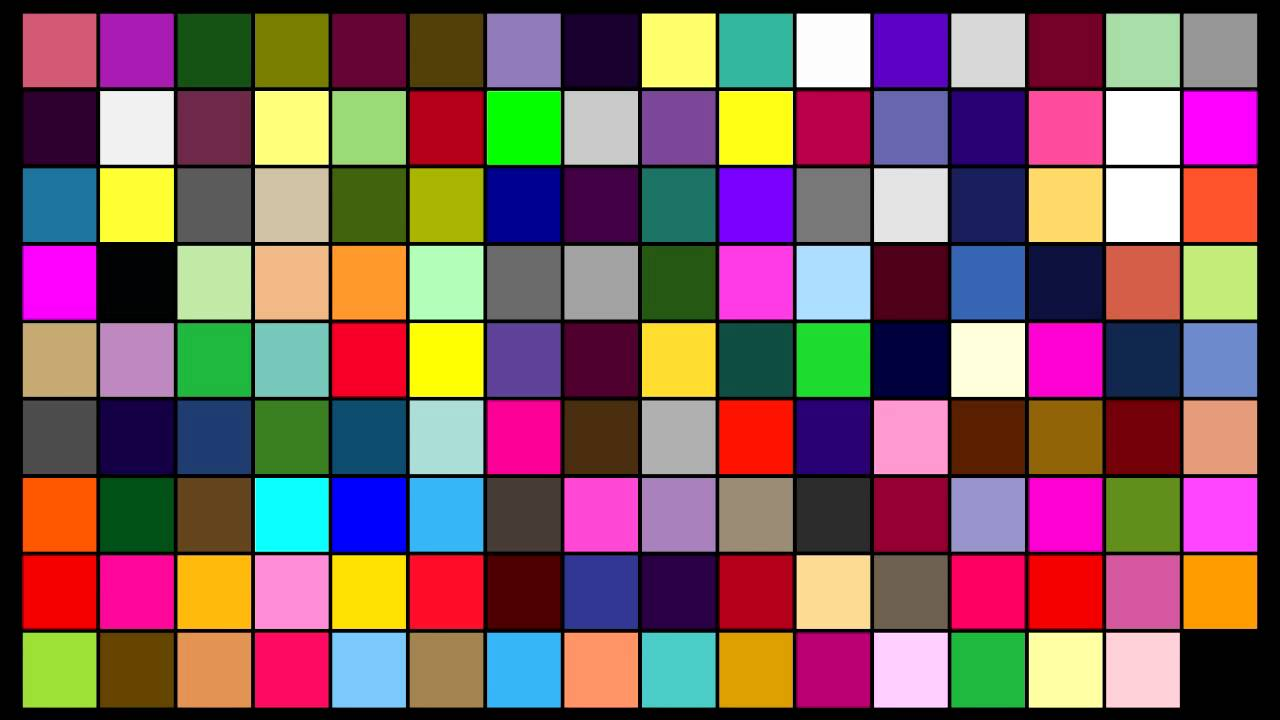
#> input picture image.jpg, 1280 x 720 px, given in place of the camera
$ python ObjectTracking.py
#> lines starting #> are read from the running program, lines starting #| are printed output that depends on the picture; after the words box and inside, x2 and y2 are one past the last pixel; in counts of white or black regions, pixels touching at a corner belong together
import cv2
import numpy as np

cap = cv2.VideoCapture(0)

while(1):

    # Take each frame
    _, frame = cap.read()
#> frame is the input picture: shape (720, 1280, 3); mean B, G, R 96.9, 94.2, 126.8

    # Convert BGR to HSV
    hsv = cv2.cvtColor(frame, cv2.COLOR_BGR2HSV)
#> hsv: shape (720, 1280, 3); mean H, S, V 79.8, 170.3, 155.6

    # define range of blue color in HSV
    lower_blue = np.array([110,50,50])
    upper_blue = np.array([130,255,255])

    # Threshold the HSV image to get only blue colors
    mask = cv2.inRange(hsv, lower_blue, upper_blue)
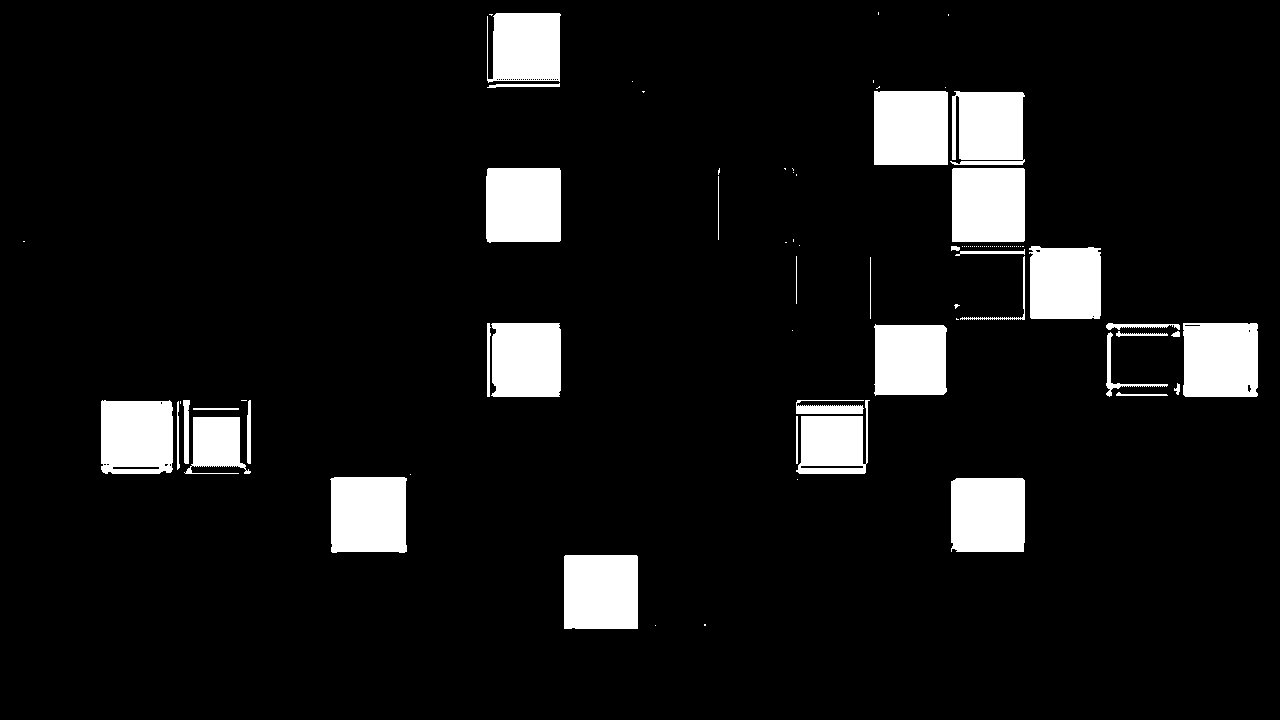
#> mask: shape (720, 1280); 8.5% white; 92 white regions (57 under 20 px), largest, box (x1, y1, x2, y2) and area: (330, 477, 407, 553) 5640, (486, 168, 561, 243) 5537, (874, 91, 948, 165) 5472

    kernel = np.ones((5, 5), np.uint8)

    #mask = cv2.dilate(mask, kernel, iterations=1)
    #mask = cv2.erode(mask, kernel, iterations=1)
    #opening = cv2.morphologyEx(mask, cv2.MORPH_OPEN, kernel)

    # Bitwise-AND mask and original image
    res = cv2.bitwise_and(frame,frame, mask= mask)
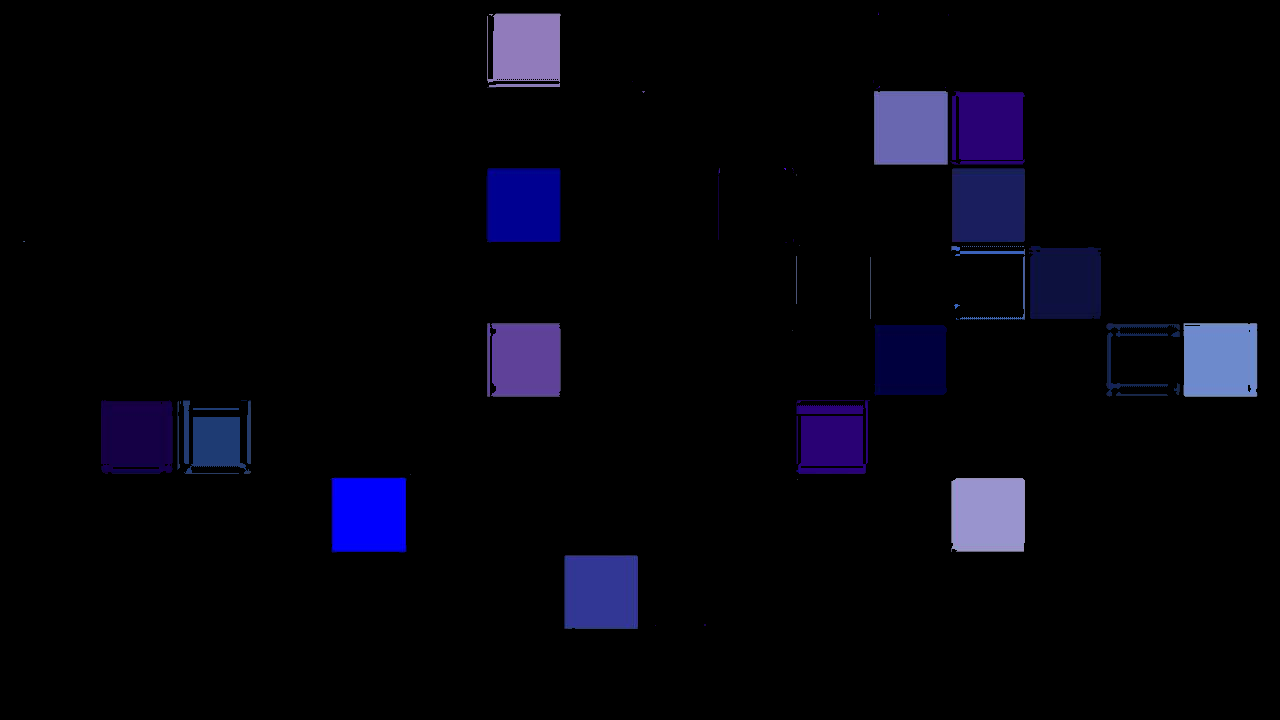
#> res: shape (720, 1280, 3); mean B, G, R 11.7, 4.2, 4.7

    cv2.imshow('frame',frame)
    cv2.imshow('mask',mask)
    cv2.imshow('res',res)

    if cv2.waitKey(1) & 0xFF == ord('q'):
#> (key q is pressed here)
        break

cv2.destroyAllWindows()
